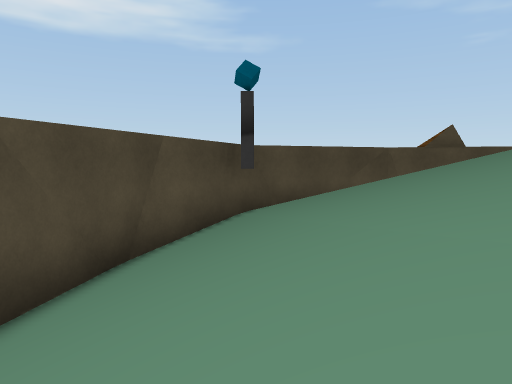
View 1 (above)

13 first-person views from a walk through a Unity game level. The camera is 1.3 m above the floor, tilts 4° down and sees 70° across. The floor is counted in squares, 2 m on a side. Each view is taken from the middle of a square. On the plan, view 1 faces up. The plan holds only what a view shows up to about 11 squares ahead; the rest is blank. The place goes on beyond the plan. Some animated figures are left out. Some surface patterns are stand-ins.

View 2
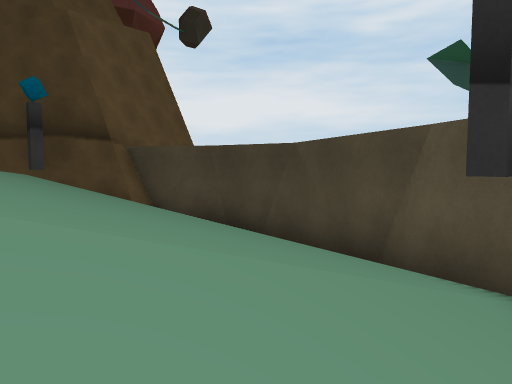

View 3
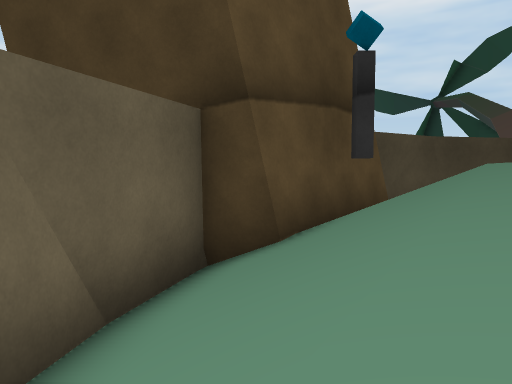

View 4
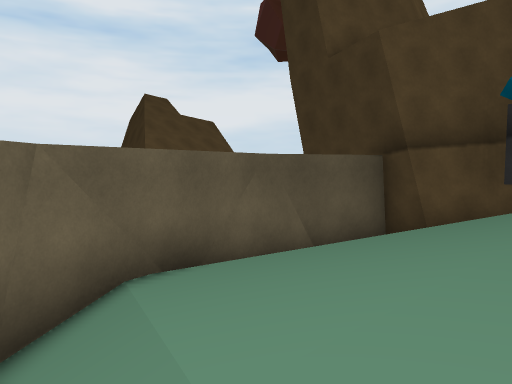

View 5
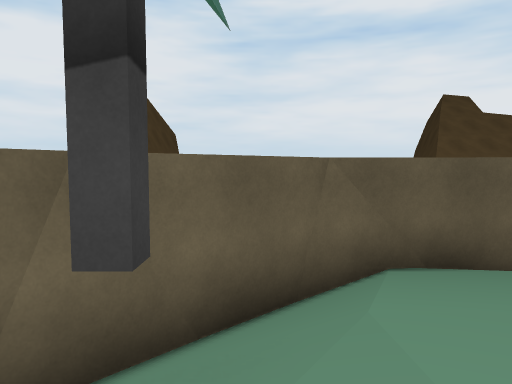

View 6
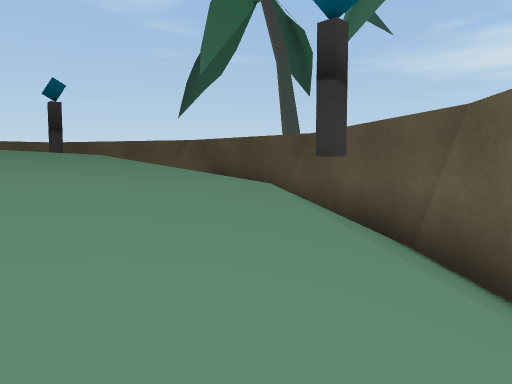

View 7
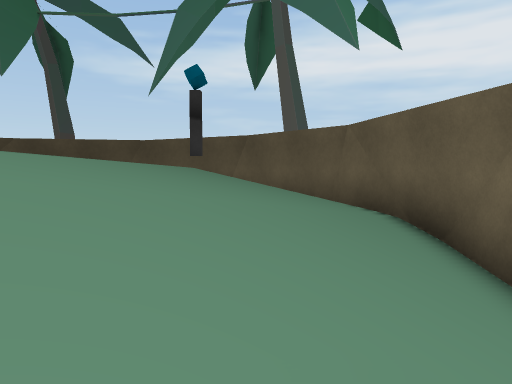

View 8
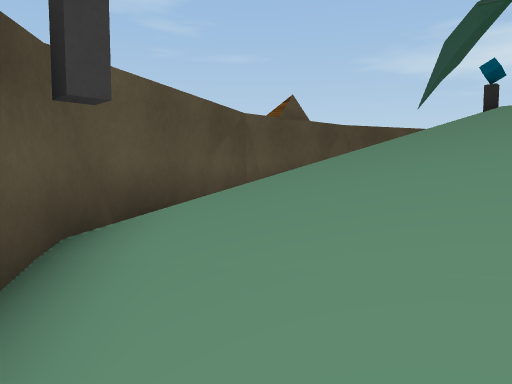

View 9
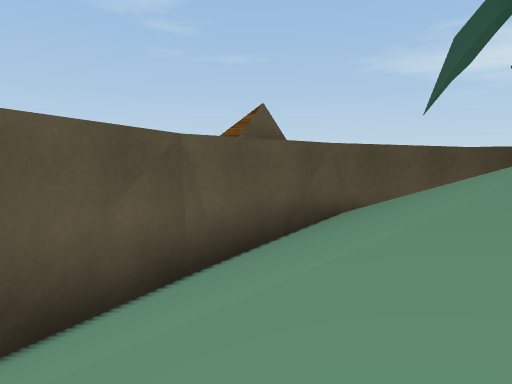

View 10
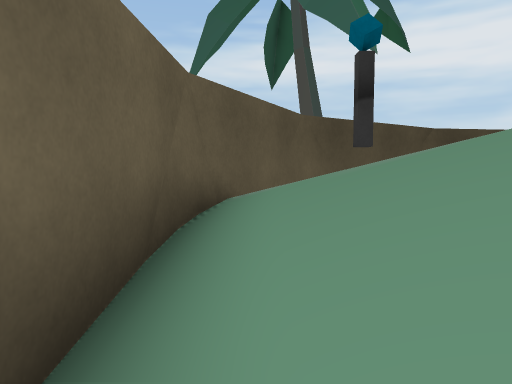

View 11
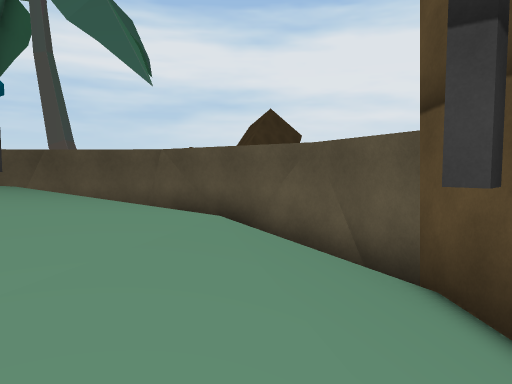

View 12
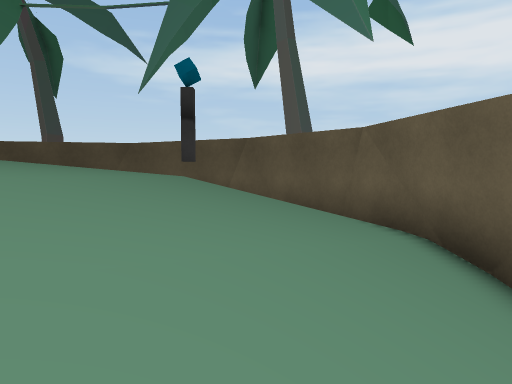

View 13
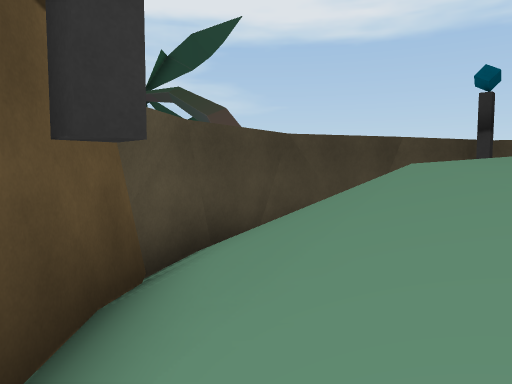

### Floor plan
Key: @ floor where view 1 was taken; # wall or solid block; . main floor; : floor 0.25 m higher than the main floor; - floor 0.25 m lower than the main floor; + floor 0.5 m higher than the main floor; _ floor 0.75 m lower than the main floor; < floor 1.25 m lower than the main floor; / step, stairs or slope; = window, fence, low wall or low ledge; ^ raised ledge; v drop or lower ground; O other object.
Columns run from 3 left of view 1 to 12 right of it. Each row starts with its distance up from view 1.
 10      ######
  9     #//// ##v
  8    #////-  ##v
  7   #O///+    O^
  6  #///.        ^
  5  #///.        ^v
  4 #////:         #
  3 #////+         #
  2 #////          #
  1 =///.       . /#
  0  #/@/:::..../ /#
 -1  ##/O/------/O##
 -2   ##////___//#=
 -3    ##////<</##
 -4     ##////##=
 -5       ###=

Positions as (right, up) in squares from view 1, and headings:
1: (0, 0), facing up
2: (3, 8), facing down-left
3: (6, -3), facing left
4: (9, 0), facing down-left
5: (9, 1), facing down
6: (6, -3), facing up-right
7: (1, -2), facing right
8: (-1, 5), facing up-right
9: (1, 6), facing up-right
10: (3, 9), facing right
11: (0, 1), facing down-right
12: (2, -2), facing right
13: (2, -2), facing up-left
